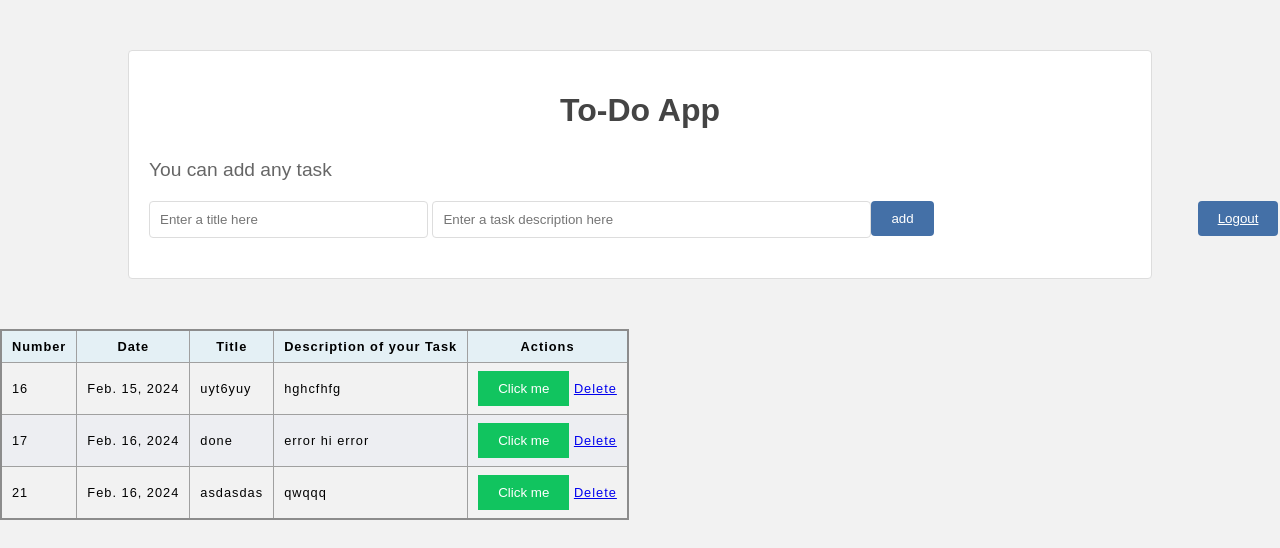
Screenshot of /todo with the database file from the repository.
### todo/models.py (models this page shows, shortened)
class Todo(models.Model):
    user_id= models.ForeignKey(Person,on_delete=models.CASCADE,null=True)
    date = models.DateField(null=True)
    title = models.CharField(max_length=100)
    description = models.TextField(max_length=1000)
    completed = models.BooleanField(default=False)
    status = models.CharField(max_length=10, null=True, blank=True,default='In progress')

### todo/views.py (the view)
# urls.py: path('', include('todo.urls')),
def todo(request):
    addtask = Todo.objects.all()
    return render(request,'todo.html',{'addtask':addtask})

### todo/templates/todo.html (shortened to what this page needs)
<!DOCTYPE html>
<html lang="en">
<head>
</head>
<body>
    <div class="container">
        <h1>To-Do App</h1>
        <p>You can add any task</p>
        <form class="form" method="POST" action="{% url 'add' %}">
            <div>
                <input type="text" name ='title'id="title" placeholder="Enter a title here" size="30" required>
                <input type="text" name ='description'id="description" placeholder="Enter a task description here" size="50" required>
            </div>
            <div>
                <button style='margin-right:16px' type="submit">add</button>
            </div>
            <div>
                <button class="btn btn-primary  btn-lg px-3 mb-0 gradient-custom" type="submit" style="margin-left: 307%;"><a href="{% url 'logout' %}" style="color: white;">Logout</a></button>
            </div>
            </div>
        <table class="table table-striped table-hover" >
            <thead>
                <tr>
                    <th>Number</th>
                    <th>Date</th>
                    <th>Title</th>
                    <th>Description of your Task</th>
                    <th>Actions</th>
                </tr>
            </thead>
            <tbody>
                {% for i in addtask %}
                <tr>
                    <td>{{i.id}}</td>
                    <td>{{i.date}}</td>
                    <td>{{i.title}}</td>
                    <td>{{i.description}}</td>
                    <td>
                        {% if i.completed %}
                        <span class="badge badge-success">completed</span>
                        {% else %}
                        <button style="background-color: rgb(17, 196, 95); color: white; padding: 10px 20px; border: none; cursor: pointer;" onclick="this.style.backgroundColor='red';"href="{% url 'completed' i.id %}">Click me</button>
                        {% endif %}
                        <a class="btn btn-danger" href="{% url 'delete' i.id %}"> Delete</a>
                    </td>
                </tr>
                {% endfor %}
            </tbody>
        </table>
</body>
</html>

### todo/templates/todo.html (style rules this page uses)
* { box-sizing: border-box; }
body { font-family: Arial, sans-serif; background-color: #f2f2f2; margin: 0; }
table { border-collapse: collapse; border: 2px solid rgb(140 140 140); font-family: sans-serif; font-size: 0.8rem; letter-spacing: 1px; }
thead, tfoot { background-color: rgb(228 240 245); }
th, td { border: 1px solid rgb(160 160 160); padding: 8px 10px; }
td:last-of-type { text-align: center; }
tbody > tr:nth-of-type(even) { background-color: rgb(237 238 242); }
.container { width: 80%; margin: 50px auto; background-color: #fff; padding: 20px; border: 1px solid #ddd; border-radius: 4px; }
.container h1 { text-align: center; margin-bottom: 30px; color: #444; }
.container p { font-size: 1.2rem; color: #666; margin-bottom: 20px; }
.form { display: flex; margin-bottom: 20px; }
.form input[type="text"] { flex: 1; padding: 10px; border: 1px solid #ddd; border-radius: 4px; }
.form button { padding: 10px 20px; background-color: #4470a7; color: #fff; border: none; border-radius: 4px; cursor: pointer; }

### rows the page displays
Todo: id "16", date "Feb. 15, 2024", title "uyt6yuy", description "hghcfhfg", completed "Click me"
Todo: id "17", date "Feb. 16, 2024", title "done", description "error hi error", completed "Click me"
Todo: id "21", date "Feb. 16, 2024", title "asdasdas", description "qwqqq", completed "Click me"
